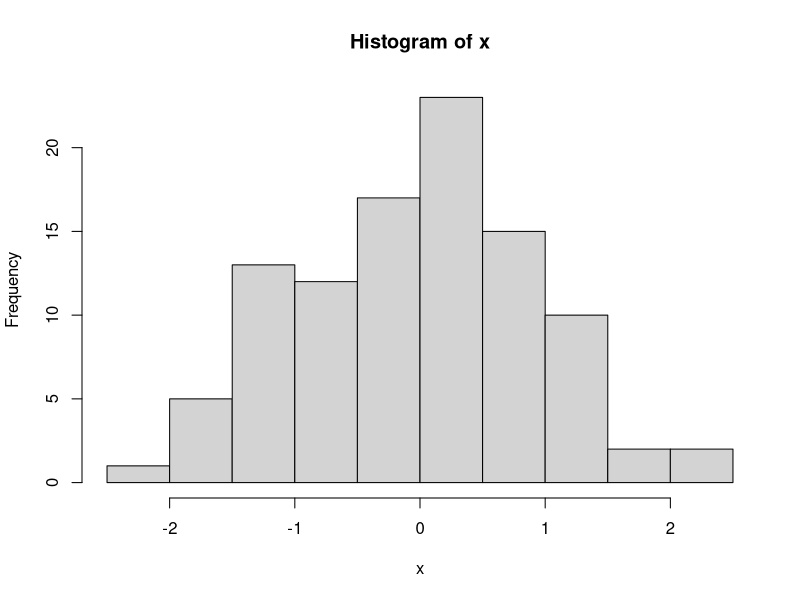
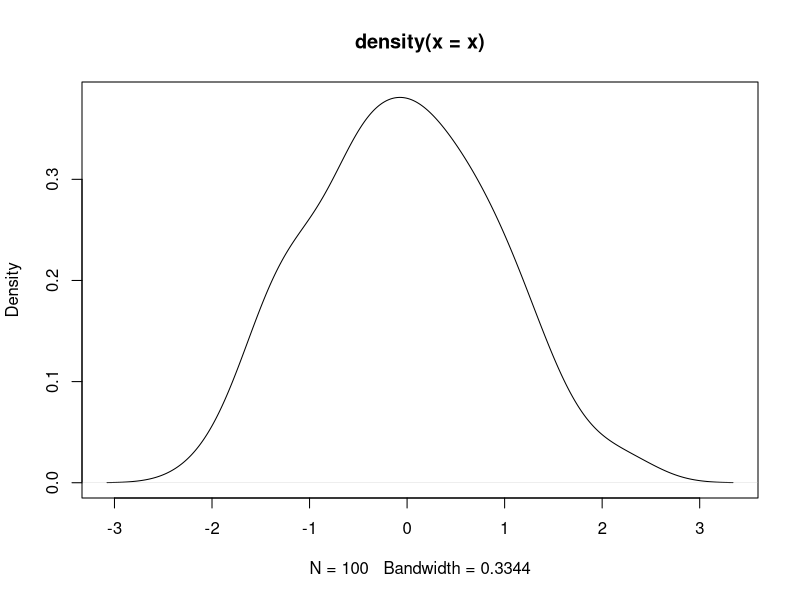

Source code (R) for these figures, in order:
## ---- chunk 1
knitr::opts_chunk$set(echo = TRUE)
x <- rnorm(100, 0, 1)
mean(x)
hist(x)
plot(density(x))
